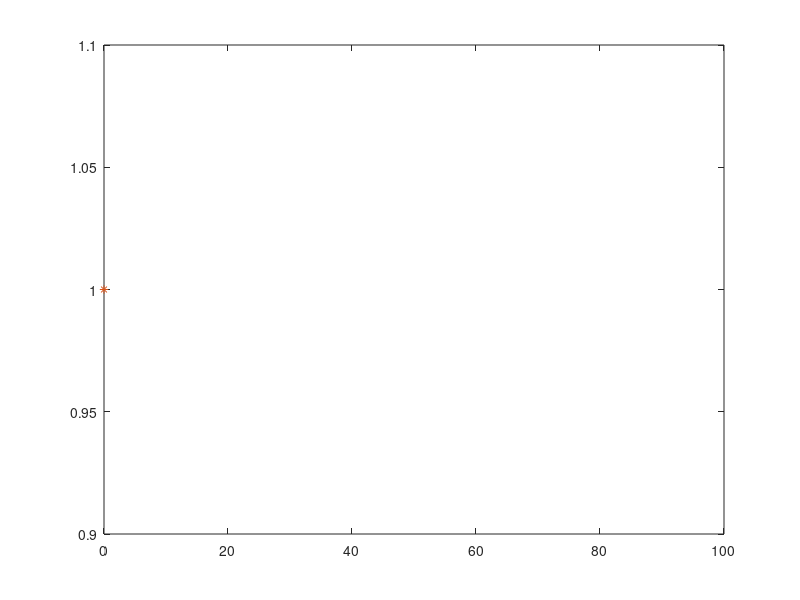

Source code (MATLAB):
clear

p = input('lil p = ');
n = input('nr of successes = ');
N = input('nr of simulations = ');

for i=1:N
  for j=1:n
    x(j)=0;
    while rand>=p;
      x(j) = x(j)+1;  %am numarat cate failuri avem
    endwhile
  endfor
  y(i)=sum(x);
endfor

u_y = unique(y);
n_y = hist(y,length(u_y));
freq = n_y/N;
%plot(u_y,freq)

k=0:100;
p_k = nbinpdf(k,n,p);
plot(k,p_k,'.',u_y,freq,'*')

